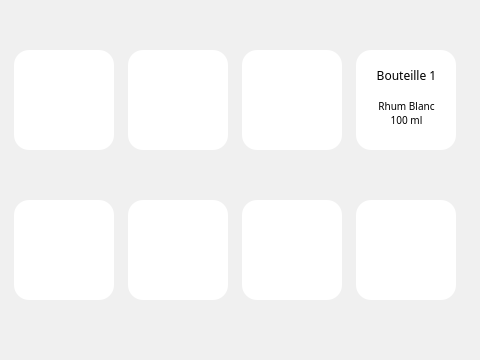
       <widget class="QWidget" name="glassBottles">
        <property name="font">
         <font>
          <family>CoconPro</family>
          <pointsize>-1</pointsize>
          <kerning>false</kerning>
         </font>
        </property>
        <property name="styleSheet">
         <string notr="true">background-color : #F0F0F0;</string>
        </property>
        <widget class="QWidget" name="layoutWidget2">
         <property name="geometry">
          <rect>
           <x>0</x>
           <y>0</y>
           <width>471</width>
           <height>351</height>
          </rect>
         </property>
         <layout class="QGridLayout" name="gridLayoutGlass">
          <property name="sizeConstraint">
           <enum>QLayout::SetDefaultConstraint</enum>
          </property>
          <property name="leftMargin">
           <number>0</number>
          </property>
          <property name="rightMargin">
           <number>0</number>
          </property>
          <property name="spacing">
           <number>0</number>
          </property>
          <item row="1" column="0">
           <widget class="QFrame" name="frame_14">
            <property name="sizePolicy">
             <sizepolicy hsizetype="Fixed" vsizetype="Fixed">
              <horstretch>0</horstretch>
              <verstretch>0</verstretch>
             </sizepolicy>
            </property>
            <property name="minimumSize">
             <size>
              <width>100</width>
              <height>100</height>
             </size>
            </property>
            <property name="maximumSize">
             <size>
              <width>100</width>
              <height>100</height>
             </size>
            </property>
            <property name="styleSheet">
             <string notr="true">background-color: #FFFFFF; /* Couleur de fond blanc */
border-radius: 15px; /* Bords arrondis de 5px */
</string>
            </property>
            <property name="frameShape">
             <enum>QFrame::StyledPanel</enum>
            </property>
            <property name="frameShadow">
             <enum>QFrame::Raised</enum>
            </property>
           </widget>
          </item>
          <item row="0" column="2">
           <widget class="QFrame" name="frame_11">
            <property name="sizePolicy">
             <sizepolicy hsizetype="Fixed" vsizetype="Fixed">
              <horstretch>0</horstretch>
              <verstretch>0</verstretch>
             </sizepolicy>
            </property>
            <property name="minimumSize">
             <size>
              <width>100</width>
              <height>100</height>
             </size>
            </property>
            <property name="maximumSize">
             <size>
              <width>100</width>
              <height>100</height>
             </size>
            </property>
            <property name="styleSheet">
             <string notr="true">background-color: #FFFFFF; /* Couleur de fond blanc */
border-radius: 15px; /* Bords arrondis de 5px */
</string>
            </property>
            <property name="frameShape">
             <enum>QFrame::StyledPanel</enum>
            </property>
            <property name="frameShadow">
             <enum>QFrame::Raised</enum>
            </property>
           </widget>
          </item>
          <item row="1" column="2">
           <widget class="QFrame" name="frame_12">
            <property name="sizePolicy">
             <sizepolicy hsizetype="Fixed" vsizetype="Fixed">
              <horstretch>0</horstretch>
              <verstretch>0</verstretch>
             </sizepolicy>
            </property>
            <property name="minimumSize">
             <size>
              <width>100</width>
              <height>100</height>
             </size>
            </property>
            <property name="maximumSize">
             <size>
              <width>100</width>
              <height>100</height>
             </size>
            </property>
            <property name="styleSheet">
             <string notr="true">background-color: #FFFFFF; /* Couleur de fond blanc */
border-radius: 15px; /* Bords arrondis de 5px */
</string>
            </property>
            <property name="frameShape">
             <enum>QFrame::StyledPanel</enum>
            </property>
            <property name="frameShadow">
             <enum>QFrame::Raised</enum>
            </property>
           </widget>
          </item>
          <item row="0" column="3">
           <widget class="BottleParameter" name="glassBottle1">
            <property name="sizePolicy">
             <sizepolicy hsizetype="Fixed" vsizetype="Fixed">
              <horstretch>0</horstretch>
              <verstretch>0</verstretch>
             </sizepolicy>
            </property>
            <property name="minimumSize">
             <size>
              <width>100</width>
              <height>100</height>
             </size>
            </property>
            <property name="maximumSize">
             <size>
              <width>100</width>
              <height>100</height>
             </size>
            </property>
            <property name="styleSheet">
             <string notr="true">background-color: #FFFFFF; /* Couleur de fond blanc */
border-radius: 15px; /* Bords arrondis de 5px */
</string>
            </property>
            <property name="frameShape">
             <enum>QFrame::StyledPanel</enum>
            </property>
            <property name="frameShadow">
             <enum>QFrame::Raised</enum>
            </property>
            <widget class="QLabel" name="title_2">
             <property name="geometry">
              <rect>
               <x>10</x>
               <y>10</y>
               <width>81</width>
               <height>31</height>
              </rect>
             </property>
             <property name="font">
              <font>
               <family>CoconPro</family>
               <pointsize>-1</pointsize>
               <underline>false</underline>
              </font>
             </property>
             <property name="styleSheet">
              <string notr="true">font-size: 12px;
color: black;</string>
             </property>
             <property name="text">
              <string>Bouteille 1</string>
             </property>
             <property name="alignment">
              <set>Qt::AlignCenter</set>
             </property>
            </widget>
            <widget class="QLabel" name="title_3">
             <property name="geometry">
              <rect>
               <x>10</x>
               <y>40</y>
               <width>81</width>
               <height>31</height>
              </rect>
             </property>
             <property name="font">
              <font>
               <family>CoconPro</family>
               <pointsize>-1</pointsize>
              </font>
             </property>
             <property name="styleSheet">
              <string notr="true">font-size: 10px;
color: black;</string>
             </property>
             <property name="text">
              <string>Rhum Blanc</string>
             </property>
             <property name="alignment">
              <set>Qt::AlignCenter</set>
             </property>
            </widget>
            <widget class="QLabel" name="title_4">
             <property name="geometry">
              <rect>
               <x>10</x>
               <y>60</y>
               <width>81</width>
               <height>20</height>
              </rect>
             </property>
             <property name="font">
              <font>
               <family>CoconPro</family>
               <pointsize>-1</pointsize>
              </font>
             </property>
             <property name="styleSheet">
              <string notr="true">font-size: 10px;
color: black;</string>
             </property>
             <property name="text">
              <string>100 ml</string>
             </property>
             <property name="alignment">
              <set>Qt::AlignCenter</set>
             </property>
            </widget>
           </widget>
          </item>
          <item row="0" column="0">
           <widget class="QFrame" name="frame_13">
            <property name="sizePolicy">
             <sizepolicy hsizetype="Fixed" vsizetype="Fixed">
              <horstretch>0</horstretch>
              <verstretch>0</verstretch>
             </sizepolicy>
            </property>
            <property name="minimumSize">
             <size>
              <width>100</width>
              <height>100</height>
             </size>
            </property>
            <property name="maximumSize">
             <size>
              <width>100</width>
              <height>100</height>
             </size>
            </property>
            <property name="styleSheet">
             <string notr="true">background-color: #FFFFFF; /* Couleur de fond blanc */
border-radius: 15px; /* Bords arrondis de 5px */
</string>
            </property>
            <property name="frameShape">
             <enum>QFrame::StyledPanel</enum>
            </property>
            <property name="frameShadow">
             <enum>QFrame::Raised</enum>
            </property>
           </widget>
          </item>
          <item row="1" column="3">
           <widget class="QFrame" name="frame_9">
            <property name="sizePolicy">
             <sizepolicy hsizetype="Fixed" vsizetype="Fixed">
              <horstretch>0</horstretch>
              <verstretch>0</verstretch>
             </sizepolicy>
            </property>
            <property name="minimumSize">
             <size>
              <width>100</width>
              <height>100</height>
             </size>
            </property>
            <property name="maximumSize">
             <size>
              <width>100</width>
              <height>100</height>
             </size>
            </property>
            <property name="styleSheet">
             <string notr="true">background-color: #FFFFFF; /* Couleur de fond blanc */
border-radius: 15px; /* Bords arrondis de 5px */
</string>
            </property>
            <property name="frameShape">
             <enum>QFrame::StyledPanel</enum>
            </property>
            <property name="frameShadow">
             <enum>QFrame::Raised</enum>
            </property>
           </widget>
          </item>
          <item row="0" column="1">
           <widget class="QFrame" name="frame_15">
            <property name="sizePolicy">
             <sizepolicy hsizetype="Fixed" vsizetype="Fixed">
              <horstretch>0</horstretch>
              <verstretch>0</verstretch>
             </sizepolicy>
            </property>
            <property name="minimumSize">
             <size>
              <width>100</width>
              <height>100</height>
             </size>
            </property>
            <property name="maximumSize">
             <size>
              <width>100</width>
              <height>100</height>
             </size>
            </property>
            <property name="styleSheet">
             <string notr="true">background-color: #FFFFFF; /* Couleur de fond blanc */
border-radius: 15px; /* Bords arrondis de 5px */
</string>
            </property>
            <property name="frameShape">
             <enum>QFrame::StyledPanel</enum>
            </property>
            <property name="frameShadow">
             <enum>QFrame::Raised</enum>
            </property>
           </widget>
          </item>
          <item row="1" column="1">
           <widget class="QFrame" name="frame_16">
            <property name="sizePolicy">
             <sizepolicy hsizetype="Fixed" vsizetype="Fixed">
              <horstretch>0</horstretch>
              <verstretch>0</verstretch>
             </sizepolicy>
            </property>
            <property name="minimumSize">
             <size>
              <width>100</width>
              <height>100</height>
             </size>
            </property>
            <property name="maximumSize">
             <size>
              <width>100</width>
              <height>100</height>
             </size>
            </property>
            <property name="styleSheet">
             <string notr="true">background-color: #FFFFFF; /* Couleur de fond blanc */
border-radius: 15px; /* Bords arrondis de 5px */
</string>
            </property>
            <property name="frameShape">
             <enum>QFrame::StyledPanel</enum>
            </property>
            <property name="frameShadow">
             <enum>QFrame::Raised</enum>
            </property>
           </widget>
          </item>
         </layout>
        </widget>
       </widget>
